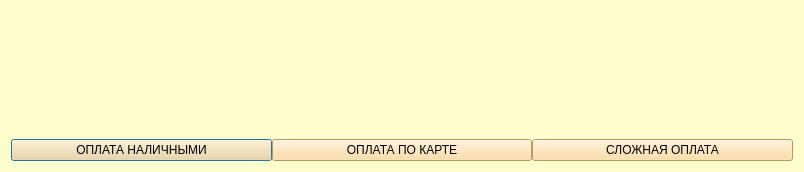
<?xml version="1.0" encoding="UTF-8"?>
<ui version="4.0">
 <class>Dialog</class>
 <widget class="QDialog" name="Dialog">
  <property name="geometry">
   <rect>
    <x>0</x>
    <y>0</y>
    <width>804</width>
    <height>172</height>
   </rect>
  </property>
  <property name="windowTitle">
   <string>Dialog</string>
  </property>
  <property name="styleSheet">
   <string notr="true">background-color: rgb(255, 255, 205);</string>
  </property>
  <layout class="QVBoxLayout" name="verticalLayout_2">
   <item>
    <layout class="QVBoxLayout" name="verticalLayout">
     <item>
      <widget class="QLabel" name="label">
       <property name="styleSheet">
        <string notr="true">color:rgb(255, 30, 14);
font: 18pt &quot;Microsoft YaHei&quot;;</string>
       </property>
       <property name="text">
        <string/>
       </property>
      </widget>
     </item>
     <item>
      <widget class="QLabel" name="label_2">
       <property name="styleSheet">
        <string notr="true">font: 18pt &quot;Microsoft YaHei&quot;;</string>
       </property>
       <property name="text">
        <string/>
       </property>
      </widget>
     </item>
     <item>
      <widget class="QLabel" name="label_3">
       <property name="styleSheet">
        <string notr="true">font: 18pt &quot;Microsoft YaHei&quot;;</string>
       </property>
       <property name="text">
        <string/>
       </property>
      </widget>
     </item>
     <item>
      <layout class="QGridLayout" name="gridLayout">
       <property name="horizontalSpacing">
        <number>0</number>
       </property>
       <property name="verticalSpacing">
        <number>40</number>
       </property>
       <item row="0" column="0">
        <widget class="QPushButton" name="oplnal">
         <property name="styleSheet">
          <string notr="true">font: 18pt &quot;Microsoft YaHei&quot;;
background-color: rgb(255, 214, 143);</string>
         </property>
         <property name="text">
          <string>ОПЛАТА НАЛИЧНЫМИ</string>
         </property>
        </widget>
       </item>
       <item row="0" column="1">
        <widget class="QPushButton" name="pushButton_2">
         <property name="styleSheet">
          <string notr="true">font: 18pt &quot;Microsoft YaHei&quot;;
background-color: rgb(255, 214, 143);</string>
         </property>
         <property name="text">
          <string>ОПЛАТА ПО КАРТЕ</string>
         </property>
        </widget>
       </item>
       <item row="0" column="2">
        <widget class="QPushButton" name="pushButton_3">
         <property name="styleSheet">
          <string notr="true">font: 18pt &quot;Microsoft YaHei&quot;;
background-color: rgb(255, 214, 143);</string>
         </property>
         <property name="text">
          <string>СЛОЖНАЯ ОПЛАТА</string>
         </property>
        </widget>
       </item>
      </layout>
     </item>
    </layout>
   </item>
  </layout>
 </widget>
 <resources/>
 <connections/>
</ui>
